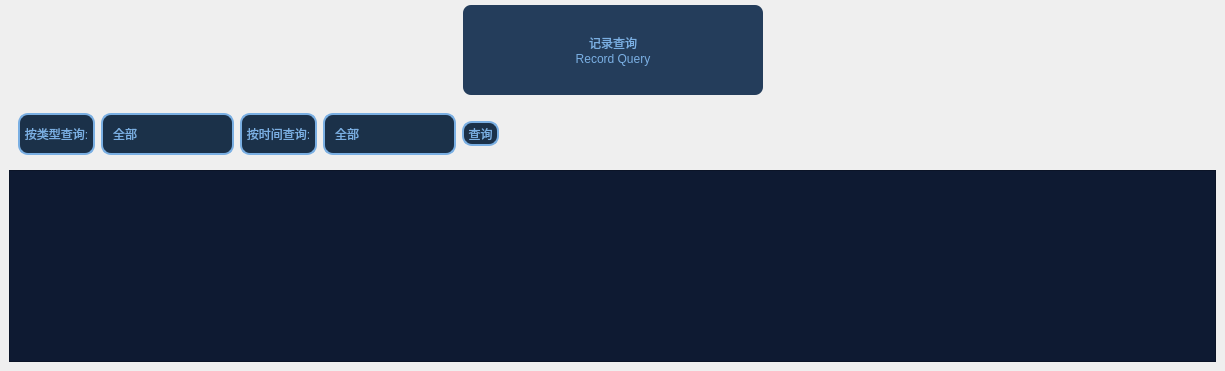
         <widget class="QWidget" name="RecordQueryPage">
          <property name="styleSheet">
           <string notr="true">#RecordQueryPage
{
background-color: rgb(14, 26, 50);
}</string>
          </property>
          <layout class="QVBoxLayout" name="verticalLayout_4">
           <property name="spacing">
            <number>0</number>
           </property>
           <property name="leftMargin">
            <number>0</number>
           </property>
           <property name="topMargin">
            <number>0</number>
           </property>
           <property name="rightMargin">
            <number>0</number>
           </property>
           <property name="bottomMargin">
            <number>0</number>
           </property>
           <item>
            <widget class="QWidget" name="RecordQueryWidget" native="true">
             <layout class="QVBoxLayout" name="verticalLayout_10">
              <property name="spacing">
               <number>0</number>
              </property>
              <property name="leftMargin">
               <number>0</number>
              </property>
              <property name="topMargin">
               <number>5</number>
              </property>
              <property name="rightMargin">
               <number>0</number>
              </property>
              <property name="bottomMargin">
               <number>0</number>
              </property>
              <item>
               <widget class="QWidget" name="RQWidgetTop" native="true">
                <property name="minimumSize">
                 <size>
                  <width>0</width>
                  <height>90</height>
                 </size>
                </property>
                <property name="maximumSize">
                 <size>
                  <width>16777215</width>
                  <height>90</height>
                 </size>
                </property>
                <layout class="QHBoxLayout" name="horizontalLayout_5">
                 <property name="spacing">
                  <number>5</number>
                 </property>
                 <property name="leftMargin">
                  <number>0</number>
                 </property>
                 <property name="topMargin">
                  <number>0</number>
                 </property>
                 <property name="rightMargin">
                  <number>0</number>
                 </property>
                 <property name="bottomMargin">
                  <number>0</number>
                 </property>
                 <item>
                  <spacer name="RQTH1">
                   <property name="orientation">
                    <enum>Qt::Horizontal</enum>
                   </property>
                   <property name="sizeHint" stdset="0">
                    <size>
                     <width>463</width>
                     <height>20</height>
                    </size>
                   </property>
                  </spacer>
                 </item>
                 <item>
                  <widget class="QLabel" name="RecordQueryLabel">
                   <property name="minimumSize">
                    <size>
                     <width>300</width>
                     <height>90</height>
                    </size>
                   </property>
                   <property name="maximumSize">
                    <size>
                     <width>16777215</width>
                     <height>90</height>
                    </size>
                   </property>
                   <property name="styleSheet">
                    <string notr="true">QLabel{
border-radius:8px;
background-color: rgb(36, 61, 91);
font: 20pt &quot;楷体&quot; ;
color: rgb(122, 175, 227);
}
/*
QLabel:hover{
background-color: rgb(202, 221, 245);
font: 18pt &quot;楷体&quot;;
}
*/</string>
                   </property>
                   <property name="text">
                    <string>记录查询
Record Query</string>
                   </property>
                   <property name="alignment">
                    <set>Qt::AlignCenter</set>
                   </property>
                  </widget>
                 </item>
                 <item>
                  <spacer name="RQTH2">
                   <property name="orientation">
                    <enum>Qt::Horizontal</enum>
                   </property>
                   <property name="sizeHint" stdset="0">
                    <size>
                     <width>462</width>
                     <height>20</height>
                    </size>
                   </property>
                  </spacer>
                 </item>
                </layout>
               </widget>
              </item>
              <item>
               <widget class="QWidget" name="RQWidgetBottom" native="true">
                <property name="styleSheet">
                 <string notr="true"/>
                </property>
                <layout class="QVBoxLayout" name="verticalLayout_9">
                 <item>
                  <widget class="QWidget" name="RQSreach" native="true">
                   <property name="minimumSize">
                    <size>
                     <width>0</width>
                     <height>60</height>
                    </size>
                   </property>
                   <layout class="QHBoxLayout" name="horizontalLayout_4">
                    <item>
                     <widget class="QToolButton" name="toolButton">
                      <property name="minimumSize">
                       <size>
                        <width>0</width>
                        <height>42</height>
                       </size>
                      </property>
                      <property name="maximumSize">
                       <size>
                        <width>16777215</width>
                        <height>45</height>
                       </size>
                      </property>
                      <property name="styleSheet">
                       <string notr="true">QToolButton
{
font: 12pt &quot;楷体&quot;;
border:2px solid rgb(122, 175, 227);
color: rgb(122, 175, 227);
background-color: rgb(27, 49, 73);
border-radius:10px;
}
</string>
                      </property>
                      <property name="text">
                       <string>按类型查询:</string>
                      </property>
                      <property name="icon">
                       <iconset resource="res.qrc">
                        <normaloff>:/ptr/TypeBox.png</normaloff>:/ptr/TypeBox.png</iconset>
                      </property>
                      <property name="iconSize">
                       <size>
                        <width>40</width>
                        <height>40</height>
                       </size>
                      </property>
                      <property name="toolButtonStyle">
                       <enum>Qt::ToolButtonTextBesideIcon</enum>
                      </property>
                     </widget>
                    </item>
                    <item>
                     <widget class="QComboBox" name="RQSreachBoxType">
                      <property name="sizePolicy">
                       <sizepolicy hsizetype="Preferred" vsizetype="Fixed">
                        <horstretch>0</horstretch>
                        <verstretch>0</verstretch>
                       </sizepolicy>
                      </property>
                      <property name="minimumSize">
                       <size>
                        <width>133</width>
                        <height>42</height>
                       </size>
                      </property>
                      <property name="maximumSize">
                       <size>
                        <width>120</width>
                        <height>45</height>
                       </size>
                      </property>
                      <property name="focusPolicy">
                       <enum>Qt::NoFocus</enum>
                      </property>
                      <property name="styleSheet">
                       <string notr="true">/*QCombobox主体*/
QComboBox {
	font: 13pt &quot;楷体&quot;;
	color: rgb(122, 175, 227);
    border: 2px solid rgb(122,175,227);/*设置线宽*/
	background-color: rgb(27, 49, 73);/*背景颜色*/
    border-radius: 10px;/*圆角*/
    padding: 1px 2px 1px 2px;  /*针对于组合框中的文本内容*/
	text-align:bottom;
    min-width: 9em;   /*# 组合框的最小宽度*/
    /*min-height: 5em;*/
	border-style:solid;/*边框为实线型*/
	border-width:2px;/*边框宽度*/
	border-color:rgb(122,175,227);/*边框颜色*/
	padding-left: 10px;/*左侧边距*/
}
/*QCombobox右侧按钮*/
QComboBox::drop-down {
    subcontrol-origin: padding;
    subcontrol-position: top right;/*放于右方顶部*/
    width: 50px;/*设置按钮范围宽度*/
    border-top-right-radius: 3px;/*设置边框圆角*/
    border-bottom-right-radius: 3px;
/*padding-right: 50px;*/
}
/*QCombobox右侧按钮的箭头图标*/
QComboBox::down-arrow {
	border-image: url(:/ptr/downJT.png);/*自定义图片填充*/
	width: 18px;/*设置该图标的宽高*/
	height: 18px;
}
/*QCombobox右侧按钮的箭头图标*/
QComboBox::down-arrow::on {
	border-image: url(:/ptr/upJT.png);/*自定义图片填充*/
	width: 18px;/*设置该图标的宽高*/
	height: 18px;
}


/* 下拉后，整个下拉窗体样式 */
QComboBox QAbstractItemView {
	font: 13pt &quot;楷体&quot;;
    border: 2px solid rgb(202, 221, 245);/*边框宽度、线形、颜色*/
	/*背景颜色*/
	background-color: rgba(36, 61, 91,0.8);
    border-radius: 10px;/*圆角*/
    padding: 1px 2px 1px 2px;  /*针对于组合框中的文本内容*/
    min-width: 12em;   /*# 组合框的最小宽度*/
}

/* 下拉后，整个下拉窗体每项的样式 */
QComboBox QAbstractItemView::item {
	font: 13pt &quot;楷体&quot;;
	color: rgb(122, 175, 227);
	border-radius: 10px;/*圆角*/
    height: 30px;   /* 项的高度（设置pComboBox-&gt;setView(new QListView());后，该项才起作用） */
	background-color: rgba(36, 61, 91,0.3);

}

/*以下部分不知为何不生效，有待调试*/
/* 下拉后，整个下拉窗体越过每项的样式 */
QComboBox QAbstractItemView::item:hover {
    color: #FFFFF0;
	font: 13pt &quot;楷体&quot;;
	color: rgb(122, 175, 227);
       /* 整个下拉窗体越过每项的背景色 */
	background-color: rgb(98, 0, 255);
}

/* 下拉后，整个下拉窗体被选择的每项的样式 */
QComboBox QAbstractItemView::item:selected {
    color: #FFFFF0;
	font: 13pt &quot;楷体&quot;;
	color: rgb(122, 175, 227);
	background-color: rgb(0, 85, 200);
}
</string>
                      </property>
                      <item>
                       <property name="text">
                        <string>全部</string>
                       </property>
                      </item>
                      <item>
                       <property name="text">
                        <string>警告</string>
                       </property>
                      </item>
                      <item>
                       <property name="text">
                        <string>提示</string>
                       </property>
                      </item>
                     </widget>
                    </item>
                    <item>
                     <widget class="QToolButton" name="toolButton_2">
                      <property name="minimumSize">
                       <size>
                        <width>0</width>
                        <height>42</height>
                       </size>
                      </property>
                      <property name="maximumSize">
                       <size>
                        <width>16777215</width>
                        <height>45</height>
                       </size>
                      </property>
                      <property name="styleSheet">
                       <string notr="true">QToolButton
{
font: 12pt &quot;楷体&quot;;
border:2px solid rgb(122, 175, 227);
color: rgb(122, 175, 227);
background-color: rgb(27, 49, 73);
border-radius:10px;
}
</string>
                      </property>
                      <property name="text">
                       <string>按时间查询:</string>
                      </property>
                      <property name="icon">
                       <iconset resource="res.qrc">
                        <normaloff>:/ptr/TimeBox.png</normaloff>:/ptr/TimeBox.png</iconset>
                      </property>
                      <property name="iconSize">
                       <size>
                        <width>40</width>
                        <height>40</height>
                       </size>
                      </property>
                      <property name="toolButtonStyle">
                       <enum>Qt::ToolButtonTextBesideIcon</enum>
                      </property>
                     </widget>
                    </item>
                    <item>
                     <widget class="QComboBox" name="RQSreachBoxTime">
                      <property name="sizePolicy">
                       <sizepolicy hsizetype="Preferred" vsizetype="Fixed">
                        <horstretch>0</horstretch>
                        <verstretch>0</verstretch>
                       </sizepolicy>
                      </property>
                      <property name="minimumSize">
                       <size>
                        <width>133</width>
                        <height>42</height>
                       </size>
                      </property>
                      <property name="maximumSize">
                       <size>
                        <width>180</width>
                        <height>45</height>
                       </size>
                      </property>
                      <property name="focusPolicy">
                       <enum>Qt::NoFocus</enum>
                      </property>
                      <property name="styleSheet">
                       <string notr="true">/*QCombobox主体*/
QComboBox {
	font: 13pt &quot;楷体&quot;;
	color: rgb(122, 175, 227);
    border: 2px solid rgb(122,175,227);/*设置线宽*/
	background-color: rgb(27, 49, 73);/*背景颜色*/
    border-radius: 10px;/*圆角*/
    padding: 1px 2px 1px 2px;  /*针对于组合框中的文本内容*/
	text-align:bottom;
    min-width: 9em;   /*# 组合框的最小宽度*/
    /*min-height: 5em;*/
	border-style:solid;/*边框为实线型*/
	border-width:2px;/*边框宽度*/
	border-color:rgb(122,175,227);/*边框颜色*/
	padding-left: 10px;/*左侧边距*/
}
/*QCombobox右侧按钮*/
QComboBox::drop-down {
    subcontrol-origin: padding;
    subcontrol-position: top right;/*放于右方顶部*/
    width: 50px;/*设置按钮范围宽度*/
    border-top-right-radius: 3px;/*设置边框圆角*/
    border-bottom-right-radius: 3px;
/*padding-right: 50px;*/
}
/*QCombobox右侧按钮的箭头图标*/
QComboBox::down-arrow {
	border-image: url(:/ptr/downJT.png);/*自定义图片填充*/
	width: 18px;/*设置该图标的宽高*/
	height: 18px;
}
/*QCombobox右侧按钮的箭头图标*/
QComboBox::down-arrow::on {
	border-image: url(:/ptr/upJT.png);/*自定义图片填充*/
	width: 18px;/*设置该图标的宽高*/
	height: 18px;
}


/* 下拉后，整个下拉窗体样式 */
QComboBox QAbstractItemView {
	font: 13pt &quot;楷体&quot;;
    border: 2px solid rgb(202, 221, 245);/*边框宽度、线形、颜色*/
	/*背景颜色*/
	background-color: rgba(36, 61, 91,0.8);
    border-radius: 10px;/*圆角*/
    padding: 1px 2px 1px 2px;  /*针对于组合框中的文本内容*/
    min-width: 12em;   /*# 组合框的最小宽度*/
}

/* 下拉后，整个下拉窗体每项的样式 */
QComboBox QAbstractItemView::item {
	font: 13pt &quot;楷体&quot;;
	color: rgb(122, 175, 227);
	border-radius: 10px;/*圆角*/
    height: 30px;   /* 项的高度（设置pComboBox-&gt;setView(new QListView());后，该项才起作用） */
	background-color: rgba(36, 61, 91,0.3);

}

/*以下部分不知为何不生效，有待调试*/
/* 下拉后，整个下拉窗体越过每项的样式 */
QComboBox QAbstractItemView::item:hover {
    color: #FFFFF0;
	font: 13pt &quot;楷体&quot;;
	color: rgb(122, 175, 227);
       /* 整个下拉窗体越过每项的背景色 */
	background-color: rgb(98, 0, 255);
}

/* 下拉后，整个下拉窗体被选择的每项的样式 */
QComboBox QAbstractItemView::item:selected {
    color: #FFFFF0;
	font: 13pt &quot;楷体&quot;;
	color: rgb(122, 175, 227);
	background-color: rgb(0, 85, 200);
}
</string>
                      </property>
                      <item>
                       <property name="text">
                        <string>全部</string>
                       </property>
                      </item>
                      <item>
                       <property name="text">
                        <string>今天</string>
                       </property>
                      </item>
                      <item>
                       <property name="text">
                        <string>最近三天</string>
                       </property>
                      </item>
                      <item>
                       <property name="text">
                        <string>最近七天</string>
                       </property>
                      </item>
                      <item>
                       <property name="text">
                        <string>最近一个月</string>
                       </property>
                      </item>
                      <item>
                       <property name="text">
                        <string>最近三个月</string>
                       </property>
                      </item>
                      <item>
                       <property name="text">
                        <string>最近半年</string>
                       </property>
                      </item>
                      <item>
                       <property name="text">
                        <string>最近一年</string>
                       </property>
                      </item>
                     </widget>
                    </item>
                    <item>
                     <widget class="QToolButton" name="RQSreachBtn">
                      <property name="styleSheet">
                       <string notr="true">QToolButton
{
font: 12pt &quot;楷体&quot;;
border:2px solid rgb(122, 175, 227);
color: rgb(122, 175, 227);
background-color: rgb(27, 49, 73);
border-radius:10px;
}
QToolButton:hover
{
border:1px solid;
background-color: rgb(202, 221, 245);
}</string>
                      </property>
                      <property name="text">
                       <string>查询</string>
                      </property>
                      <property name="icon">
                       <iconset resource="res.qrc">
                        <normaloff>:/ptr/Search.png</normaloff>:/ptr/Search.png</iconset>
                      </property>
                      <property name="iconSize">
                       <size>
                        <width>30</width>
                        <height>30</height>
                       </size>
                      </property>
                      <property name="toolButtonStyle">
                       <enum>Qt::ToolButtonTextBesideIcon</enum>
                      </property>
                     </widget>
                    </item>
                    <item>
                     <spacer name="RQSreachTH">
                      <property name="orientation">
                       <enum>Qt::Horizontal</enum>
                      </property>
                      <property name="sizeHint" stdset="0">
                       <size>
                        <width>587</width>
                        <height>20</height>
                       </size>
                      </property>
                     </spacer>
                    </item>
                   </layout>
                  </widget>
                 </item>
                 <item>
                  <widget class="QTableView" name="RecordTableView">
                   <property name="focusPolicy">
                    <enum>Qt::NoFocus</enum>
                   </property>
                   <property name="styleSheet">
                    <string notr="true">QTableView QHeaderView{
background: rgb(27, 49, 73);
}
QTableView QHeaderView::section{
background: rgb(27, 49, 73);
color: rgb(122, 175, 227);
border: 1px solid rgb(14, 26, 50);
border-top-width: 0px;
border-right-width: 1px;
border-bottom-width: 0px;
border-left-width: 1px;
font: 12pt '楷体';
}
QTableView{
color: rgb(122, 175, 227);
selection-background-color: rgb(3, 57, 103);
selection-color: rgb(122, 175, 227);
background-color: rgb(14, 26, 50);
gridline-color: rgb(19, 39, 67);
font: 10pt '楷体';
}
QTableView::item:hover{
background-color: rgb(19, 39, 67);
}</string>
                   </property>
                  </widget>
                 </item>
                </layout>
               </widget>
              </item>
             </layout>
            </widget>
           </item>
          </layout>
         </widget>
